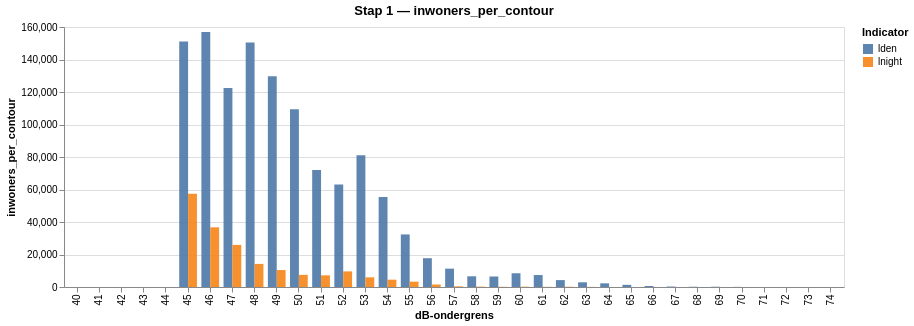

The cell this chart's notebook holds for it:
### Code cell
from contour.notebook_viz import toon_staaf_per_contour

toon_staaf_per_contour(lden, 'inwoners_per_contour', lnight=lnight, titel='Stap 1 — inwoners_per_contour')

### Figure 1 — Vega-Lite specification as saved in the notebook (floating-point values rounded to 4 significant figures)
{"config": {"view": {"continuousWidth": 300, "continuousHeight": 300}}, "data": {"name": "data-889d20e17b26bd93b26bfdc65f757583"}, "mark": {"type": "bar", "opacity": 0.9}, "encoding": {"color": {"field": "reeks", "title": "Indicator", "type": "nominal"}, "tooltip": [{"field": "db_ondergrens", "title": "dB", "type": "ordinal"}, {"field": "waarde", "format": ",.4f", "title": "inwoners_per_contour", "type": "quantitative"}, {"field": "reeks", "title": "indicator", "type": "nominal"}], "x": {"field": "db_ondergrens", "sort": ["40", "41", "42", "43", "44", "45", "46", "47", "48", "49", "50", "51", "52", "53", "54", "55", "56", "57", "58", "59", "60", "61", "62", "63", "64", "65", "66", "67", "68", "69", "70", "71", "72", "73", "74"], "title": "dB-ondergrens", "type": "ordinal"}, "xOffset": {"field": "reeks", "type": "nominal"}, "y": {"field": "waarde", "scale": {"zero": true}, "title": "inwoners_per_contour", "type": "quantitative"}}, "height": 260, "title": "Stap 1 — inwoners_per_contour", "width": 780, "$schema": "https://vega.github.io/schema/vega-lite/v6.1.0.json", "datasets": {"data-889d20e17b26bd93b26bfdc65f757583": [{"db_ondergrens": "45", "waarde": 151100.0, "reeks": "lden"}, {"db_ondergrens": "46", "waarde": 156900.0, "reeks": "lden"}, {"db_ondergrens": "47", "waarde": 122500.0, "reeks": "lden"}, {"db_ondergrens": "48", "waarde": 150500.0, "reeks": "lden"}, {"db_ondergrens": "49", "waarde": 129700.0, "reeks": "lden"}, {"db_ondergrens": "50", "waarde": 109300.0, "reeks": "lden"}, {"db_ondergrens": "51", "waarde": 72050.0, "reeks": "lden"}, {"db_ondergrens": "52", "waarde": 63020.0, "reeks": "lden"}, {"db_ondergrens": "53", "waarde": 81020.0, "reeks": "lden"}, {"db_ondergrens": "54", "waarde": 55340.0, "reeks": "lden"}, {"db_ondergrens": "55", "waarde": 32350.0, "reeks": "lden"}, {"db_ondergrens": "56", "waarde": 17720.0, "reeks": "lden"}, {"db_ondergrens": "57", "waarde": 11280.0, "reeks": "lden"}, {"db_ondergrens": "58", "waarde": 6587.0, "reeks": "lden"}, {"db_ondergrens": "59", "waarde": 6462.0, "reeks": "lden"}, {"db_ondergrens": "60", "waarde": 8450.0, "reeks": "lden"}, {"db_ondergrens": "61", "waarde": 7357.0, "reeks": "lden"}, {"db_ondergrens": "62", "waarde": 4248.0, "reeks": "lden"}, {"db_ondergrens": "63", "waarde": 2892.0, "reeks": "lden"}, {"db_ondergrens": "64", "waarde": 2249.0, "reeks": "lden"}, {"db_ondergrens": "65", "waarde": 1330.0, "reeks": "lden"}, {"db_ondergrens": "66", "waarde": 621.0, "reeks": "lden"}, {"db_ondergrens": "67", "waarde": 286.0, "reeks": "lden"}, {"db_ondergrens": "68", "waarde": 150.0, "reeks": "lden"}, {"db_ondergrens": "69", "waarde": 160.0, "reeks": "lden"}, {"db_ondergrens": "70", "waarde": 73.0, "reeks": "lden"}, {"db_ondergrens": "71", "waarde": 11.0, "reeks": "lden"}, {"db_ondergrens": "72", "waarde": 0.0, "reeks": "lden"}, {"db_ondergrens": "73", "waarde": 0.0, "reeks": "lden"}, {"db_ondergrens": "74", "waarde": 0.0, "reeks": "lden"}, {"db_ondergrens": "40", "waarde": 0.0, "reeks": "lnight"}, {"db_ondergrens": "41", "waarde": 0.0, "reeks": "lnight"}, {"db_ondergrens": "42", "waarde": 0.0, "reeks": "lnight"}, {"db_ondergrens": "43", "waarde": 0.0, "reeks": "lnight"}, {"db_ondergrens": "44", "waarde": 0.0, "reeks": "lnight"}, {"db_ondergrens": "45", "waarde": 57440.0, "reeks": "lnight"}, {"db_ondergrens": "46", "waarde": 36710.0, "reeks": "lnight"}, {"db_ondergrens": "47", "waarde": 25890.0, "reeks": "lnight"}, {"db_ondergrens": "48", "waarde": 14220.0, "reeks": "lnight"}, {"db_ondergrens": "49", "waarde": 10440.0, "reeks": "lnight"}, {"db_ondergrens": "50", "waarde": 7475.0, "reeks": "lnight"}, {"db_ondergrens": "51", "waarde": 7179.0, "reeks": "lnight"}, {"db_ondergrens": "52", "waarde": 9596.0, "reeks": "lnight"}, {"db_ondergrens": "53", "waarde": 5960.0, "reeks": "lnight"}, {"db_ondergrens": "54", "waarde": 4504.0, "reeks": "lnight"}, {"db_ondergrens": "55", "waarde": 3283.0, "reeks": "lnight"}, {"db_ondergrens": "56", "waarde": 1509.0, "reeks": "lnight"}, {"db_ondergrens": "57", "waarde": 408.0, "reeks": "lnight"}, {"db_ondergrens": "58", "waarde": 225.0, "reeks": "lnight"}, {"db_ondergrens": "59", "waarde": 121.0, "reeks": "lnight"}, {"db_ondergrens": "60", "waarde": 181.0, "reeks": "lnight"}, {"db_ondergrens": "61", "waarde": 99.0, "reeks": "lnight"}, {"db_ondergrens": "62", "waarde": 144.0, "reeks": "lnight"}, {"db_ondergrens": "63", "waarde": 81.0, "reeks": "lnight"}, {"db_ondergrens": "64", "waarde": 9.0, "reeks": "lnight"}, {"db_ondergrens": "65", "waarde": 2.0, "reeks": "lnight"}, {"db_ondergrens": "66", "waarde": 0.0, "reeks": "lnight"}, {"db_ondergrens": "67", "waarde": 0.0, "reeks": "lnight"}, {"db_ondergrens": "68", "waarde": 0.0, "reeks": "lnight"}, {"db_ondergrens": "69", "waarde": 0.0, "reeks": "lnight"}]}}
